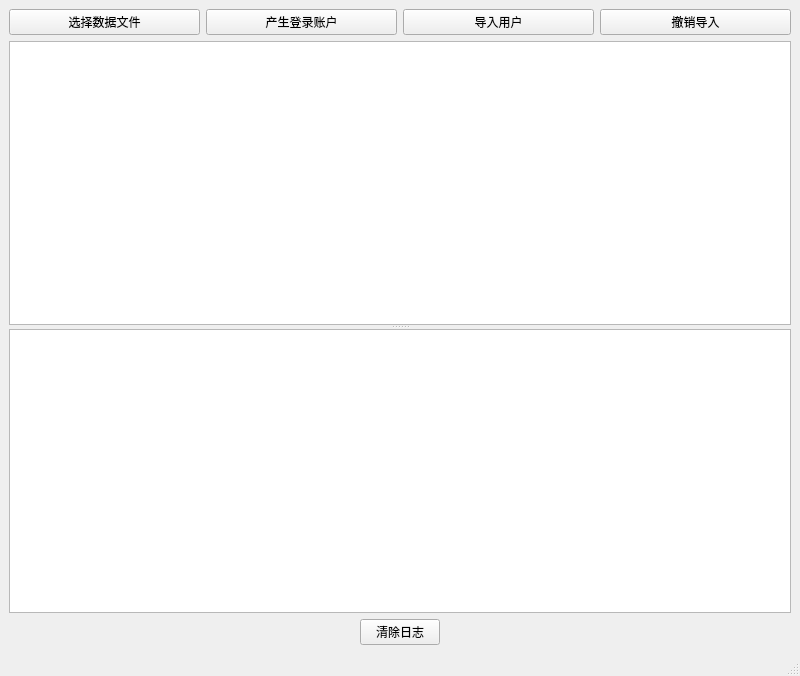
<?xml version="1.0" encoding="UTF-8"?>
<ui version="4.0">
 <class>MainWindow</class>
 <widget class="QMainWindow" name="MainWindow">
  <property name="geometry">
   <rect>
    <x>0</x>
    <y>0</y>
    <width>800</width>
    <height>676</height>
   </rect>
  </property>
  <property name="windowTitle">
   <string>MainWindow</string>
  </property>
  <widget class="QWidget" name="centralwidget">
   <layout class="QVBoxLayout" name="verticalLayout">
    <item>
     <layout class="QHBoxLayout" name="horizontalLayout">
      <item>
       <widget class="QPushButton" name="btn_chooseDataFile">
        <property name="text">
         <string>选择数据文件</string>
        </property>
       </widget>
      </item>
      <item>
       <widget class="QPushButton" name="btn_genUser">
        <property name="text">
         <string>产生登录账户</string>
        </property>
       </widget>
      </item>
      <item>
       <widget class="QPushButton" name="btn_importUser">
        <property name="text">
         <string>导入用户</string>
        </property>
       </widget>
      </item>
      <item>
       <widget class="QPushButton" name="btn_deleteUser">
        <property name="text">
         <string>撤销导入</string>
        </property>
       </widget>
      </item>
     </layout>
    </item>
    <item>
     <widget class="QSplitter" name="splitter">
      <property name="orientation">
       <enum>Qt::Vertical</enum>
      </property>
      <widget class="QTableWidget" name="table_userData"/>
      <widget class="QTextBrowser" name="text_log"/>
     </widget>
    </item>
    <item>
     <layout class="QHBoxLayout" name="horizontalLayout_2">
      <item>
       <spacer name="horizontalSpacer">
        <property name="orientation">
         <enum>Qt::Horizontal</enum>
        </property>
        <property name="sizeHint" stdset="0">
         <size>
          <width>40</width>
          <height>20</height>
         </size>
        </property>
       </spacer>
      </item>
      <item>
       <widget class="QPushButton" name="btn_clearLog">
        <property name="text">
         <string>清除日志</string>
        </property>
       </widget>
      </item>
      <item>
       <spacer name="horizontalSpacer_2">
        <property name="orientation">
         <enum>Qt::Horizontal</enum>
        </property>
        <property name="sizeHint" stdset="0">
         <size>
          <width>40</width>
          <height>20</height>
         </size>
        </property>
       </spacer>
      </item>
     </layout>
    </item>
   </layout>
  </widget>
  <widget class="QMenuBar" name="menubar">
   <property name="geometry">
    <rect>
     <x>0</x>
     <y>0</y>
     <width>800</width>
     <height>26</height>
    </rect>
   </property>
  </widget>
  <widget class="QStatusBar" name="statusbar"/>
 </widget>
 <resources/>
 <connections/>
</ui>
